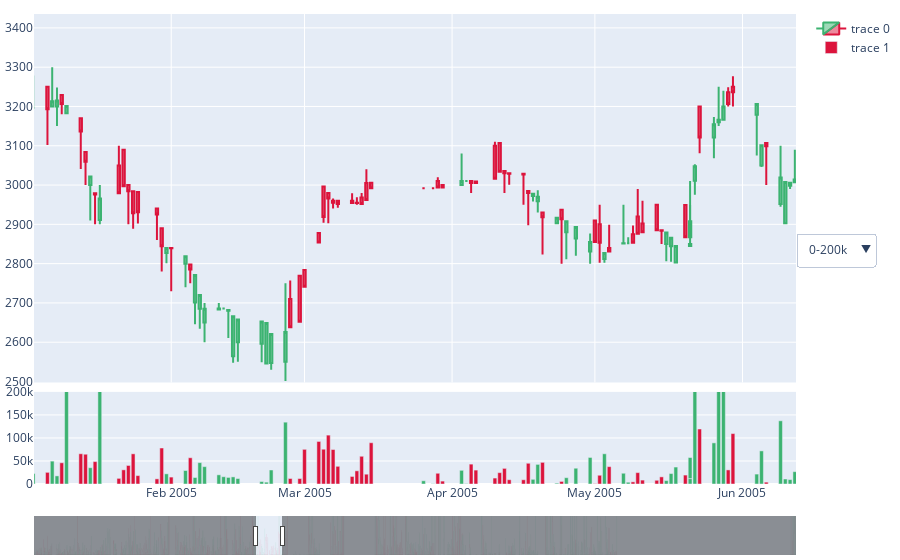

Notebook cell for this chart:
### Code cell
fig.update_layout(
    updatemenus=[
        {
            "buttons": [
                {
                    "args": [{"yaxis2.range": [0, 200000]}],
                    "label": "0-200k",
                    "method": "relayout"
                },
                {
                    "args": [{"yaxis2.range": [0, 1000000]}],
                    "label": "0-2M",
                    "method": "relayout"
                },
                {
                    "args": [{"yaxis2.range": [0, 8000000]}],
                    "label": "0-8M",
                    "method": "relayout"
                }
            ],
            "direction": "down",
            "showactive": True,
            "x": 1,
            "xanchor": "left",
            "y": 0.5,
            "yanchor": "middle"
        }
    ]
)
fig.show()

### Figure 1 — Plotly figure (JSON) as saved in the notebook; plotly's stock layout.template omitted (floating-point values rounded to 4 significant figures; data arrays with more than 128 entries replaced by an {"elided": "..."} marker saying what was removed)
{"data": [{"close": {"elided": "1752 int values"}, "decreasing": {"line": {"color": "crimson"}}, "high": {"elided": "1752 int values"}, "increasing": {"line": {"color": "mediumseagreen"}}, "low": {"elided": "1752 int values"}, "open": {"elided": "1752 int values"}, "type": "candlestick", "x": {"elided": "1752 str values"}, "xaxis": "x", "yaxis": "y"}, {"marker": {"color": {"elided": "1752 str values"}}, "type": "bar", "x": {"elided": "1752 str values"}, "xaxis": "x2", "y": {"elided": "1752 int values"}, "yaxis": "y2"}], "layout": {"autosize": true, "margin": {"b": 5, "l": 5, "r": 5, "t": 5}, "updatemenus": [{"active": 0, "buttons": [{"args": [{"yaxis2.range": [0, 200000]}], "label": "0-200k", "method": "relayout"}, {"args": [{"yaxis2.range": [0, 1000000]}], "label": "0-2M", "method": "relayout"}, {"args": [{"yaxis2.range": [0, 8000000]}], "label": "0-8M", "method": "relayout"}], "direction": "down", "showactive": true, "x": 1, "xanchor": "left", "y": 0.5, "yanchor": "middle"}], "xaxis": {"anchor": "y", "autorange": false, "domain": [0, 1], "matches": "x2", "range": ["2005-01-03 04:11:21.9978", "2005-06-12 05:53:45.9821"], "rangeslider": {"visible": false, "yaxis": {}}, "showticklabels": false, "type": "date"}, "xaxis2": {"anchor": "y2", "autorange": false, "domain": [0, 1], "range": ["2005-01-03 04:11:21.9978", "2005-06-12 05:53:45.9821"], "rangeslider": {"autorange": true, "range": ["2001-03-24 12:00", "2014-03-09 12:00"], "thickness": 0.07, "visible": true, "yaxis2": {"_template": null, "rangemode": "match"}}, "type": "date"}, "yaxis": {"anchor": "x", "autorange": false, "domain": [0.216, 1], "range": [2497.0, 3435.0]}, "yaxis2": {"anchor": "x2", "autorange": false, "domain": [0, 0.196], "range": [0, 200000], "type": "linear"}}}
